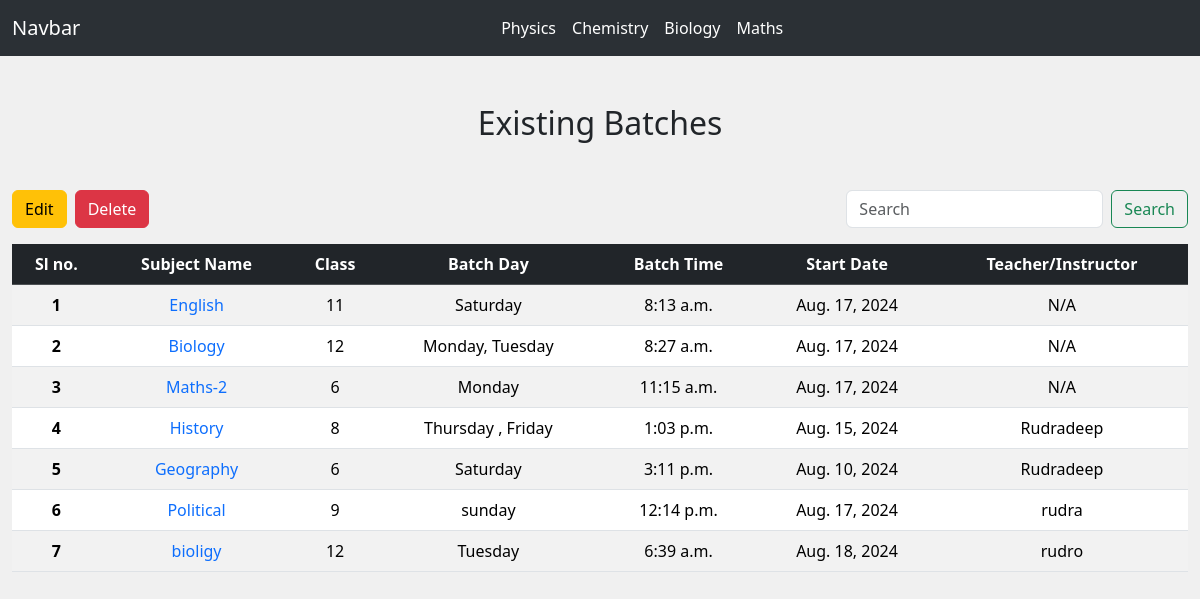
/view-batches/, run on an earlier commit of the app's database.
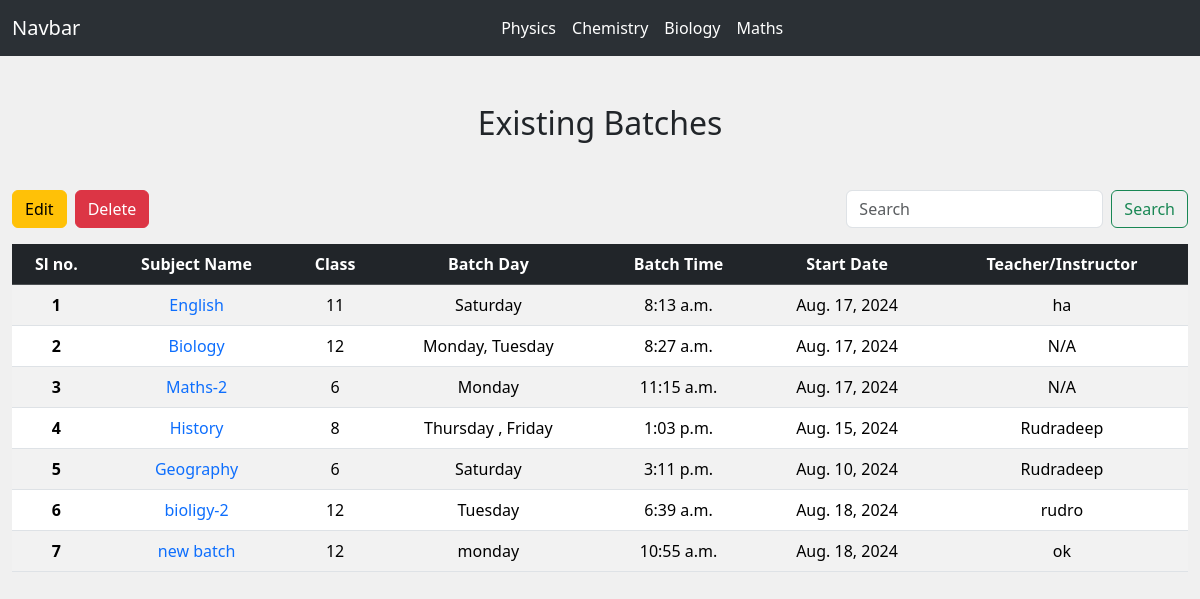
And on a later commit of the database.
### myapp/models.py (models this page shows, shortened)
class Batch(models.Model):
    subject_name = models.CharField(max_length=100)
    batch_name = models.CharField(max_length=100,default="")
    batch_time = models.TimeField()
    batch_day = models.CharField(max_length=50)
    class_level = models.CharField(max_length=50)
    class_mode = models.CharField(max_length=100)
    start_date = models.DateField(default=timezone.now)
    teacher_name = models.CharField(max_length=100)
    students = models.ManyToManyField(Student, related_name='batches')

### myapp/views.py (the view)
# urls.py: path('view-batches/', view_batches, name='view_batches'),
def view_batches(request):
    search_query = request.GET.get('search', '')
    if search_query:
        batches = Batch.objects.filter(
            Q(subject_name__icontains=search_query) |
            Q(class_level__icontains=search_query) |
            Q(batch_day__icontains=search_query) |
            Q(teacher_name__icontains=search_query)
        )
    else:
        batches = Batch.objects.all()
    return render(request, 'view_batches.html', {'batches': batches})

### templates/view_batches.html (shortened to what this page needs)
{% extends "base.html" %}
{% block body %}
<div class="container-fluid py-5">
    <h2 class="text-center mb-5">Existing Batches</h2>
    <div class="d-flex mb-3">
        <button type="button" class="btn btn-warning me-2" id="toggleEdit">Edit</button>
        <button type="button" class="btn btn-danger" id="toggleDelete">Delete</button>
        <form class="d-inline-flex ms-auto" method="GET" action="{% url 'view_batches' %}" role="search">
            <input class="form-control me-2" type="search" name="search" placeholder="Search" aria-label="Search" value="{{ request.GET.search }}">
            <button class="btn btn-outline-success" type="submit">Search</button>
        </form>
    </div>
    <div class="table-responsive">
        <table class="table table-striped text-center">
            <thead class="table-dark">
                <tr>
                    <th scope="col">Sl no.</th>
                    <th scope="col">Subject Name</th>
                    <th scope="col">Class</th>
                    <th scope="col">Batch Day</th>
                    <th scope="col">Batch Time</th>
                    <th scope="col">Start Date</th>
                    <th scope="col">Teacher/Instructor</th>
                </tr>
            </thead>
            <tbody>
                {% for batch in batches %}
                <tr>
                    <th scope="row">{{ forloop.counter }}</th>
                    <td><a href="{% url 'batch_detail' batch.id %}" class="text-decoration-none">{{ batch.subject_name }}</a></td>
                    <td>{{ batch.class_level }}</td>
                    <td>{{ batch.batch_day }}</td>
                    <td>{{ batch.batch_time }}</td>
                    <td>{{ batch.start_date }}</td>
                    <td>{{ batch.teacher_name }}</td>
                </tr>
                {% empty %}
                <tr>
                    <td colspan="9" class="text-center">No batches available.</td>
                </tr>
                {% endfor %}
            </tbody>
        </table>
    </div>
</div>
{% endblock body %}

### templates/base.html (shortened to what this page needs)
<!doctype html>
<html lang="en">
<head>
    <link href="https://cdn.jsdelivr.net/npm/bootstrap@5.3.3/dist/css/bootstrap.min.css" rel="stylesheet"
>
        <link href="https://cdn.jsdelivr.net/npm/bootstrap@5.3.3/dist/css/bootstrap.min.css" rel="stylesheet">
</head>
<body style="background-color: rgb(240, 240, 240);">
    <nav class="navbar navbar-expand-lg bg-body-tertiary sticky-top" data-bs-theme="dark">
        <div class="container-fluid">
            <a class="navbar-brand" href="#">Navbar</a>
            <div class="collapse navbar-collapse justify-content-between" id="navbarSupportedContent">
                <ul class="navbar-nav mx-auto mb-2 mb-lg-0">
                    <li class="nav-item">
                        <a class="nav-link active" aria-current="page" href="#">Physics</a>
                    </li>
                    <li class="nav-item">
                        <a class="nav-link active" aria-current="page" href="#">Chemistry</a>
                    </li>
                    <li class="nav-item">
                        <a class="nav-link active" aria-current="page" href="#">Biology</a>
                    </li>
                    <li class="nav-item">
                        <a class="nav-link active" aria-current="page" href="#">Maths</a>
                    </li>
                </ul>
            </div>
        </div>
    </nav>
{% block body %}
{% endblock body %}
</body>
</html>

What changed in the data, as far as the page shows it:
removed Batch: subject_name "Political", class_level "9", batch_day "sunday", batch_time "12:14 p.m.", start_date "Aug. 17, 2024", teacher_name "rudra"
changed Batch "English": teacher_name "N/A" → "ha"
changed Batch "Tuesday": subject_name "bioligy" → "bioligy-2"
added Batch: subject_name "new batch", class_level "12", batch_day "monday", batch_time "10:55 a.m.", start_date "Aug. 18, 2024", teacher_name "ok"
